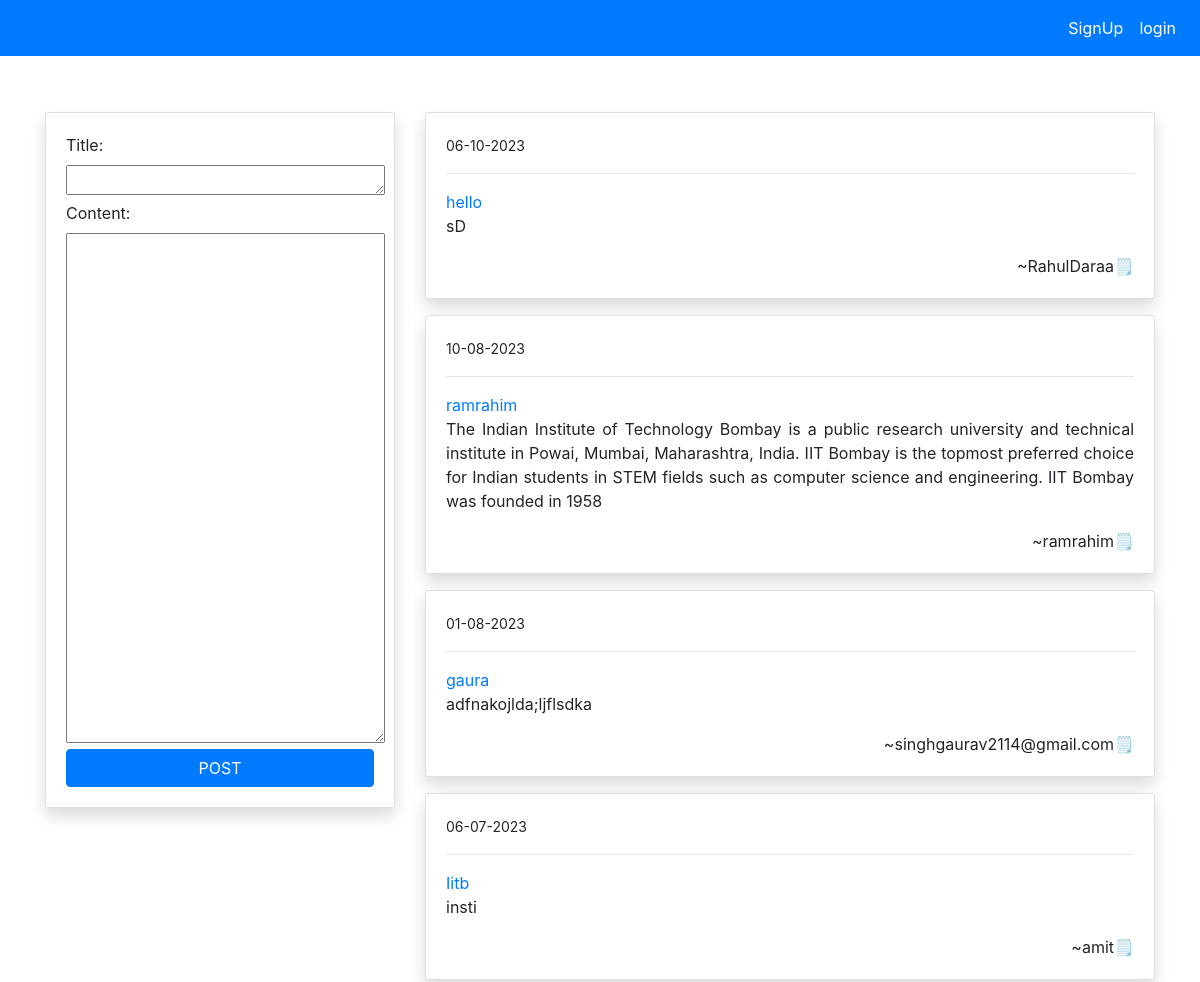
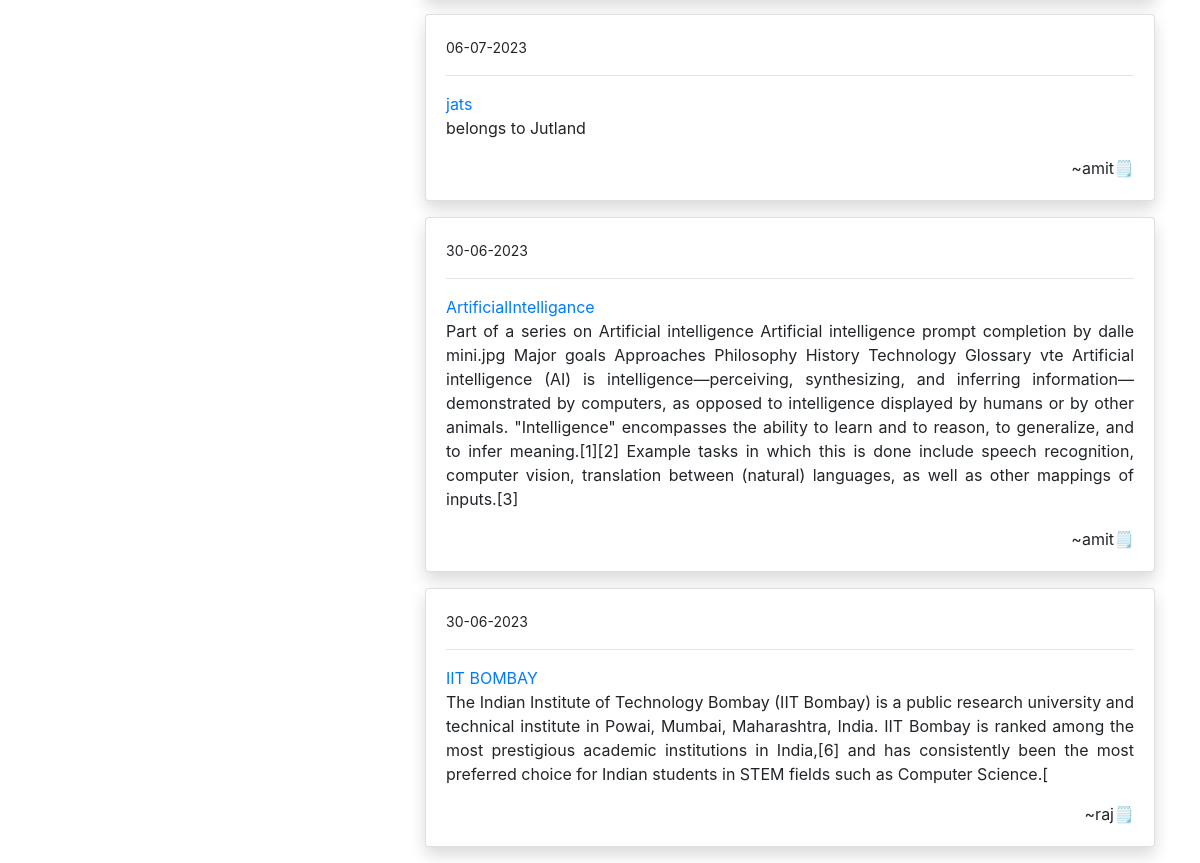
Page /blog on the committed database (2 pictures, top to bottom).
### blog/models.py (models this page shows, shortened)
class PostModel(models.Model):
    title=models.CharField(max_length=100)
    content=models.TextField()
    author=models.ForeignKey(User,on_delete=models.CASCADE)
    date_created=models.DateTimeField(auto_now_add=True)
    class Meta:
        ordering = ('-date_created',)

### blog/views.py (the view)
# urls.py: path('blog',views.index,name='blog-index'),
def index(request):
    posts=PostModel.objects.all()
    if request.method == 'POST':
        form=PostModelForm(request.POST)
        if form.is_valid():
            instance = form.save(commit=False)
            instance.author = request.user
            instance.save()
            return redirect('blog-index')
    else:
        form = PostModelForm()
    context={
        'posts':posts,
        'form':form
    }
    return render(request,'blog/index.html',context)

### blog/forms.py
class PostModelForm(forms.ModelForm):
    content = forms.CharField(widget=forms.Textarea(attrs={'rows':21,'cols':29}))
    title = forms.CharField(widget=forms.Textarea(attrs={'rows':1.5,'cols':29}))
    class Meta:
        model=PostModel
        fields=('title','content')

### templates/blog/index.html (shortened to what this page needs)
{% extends 'partials/base.html' %}
{% block content %}
<div class="container">
    <div class="row mt-5 pt-5">
        <div class="col-md-4">
            <div class="card my-3 shadow">
                <div class="card-body">
                    <form method="POST">
                        {{ form }}
                        <input class="btn btn-primary btn-block" type="submit" value="POST">
                    </div>
                </div>
            </div>
        <div class="col-md-8">
            {% for post in posts %}
            <div class='card shadow my-3'>
                <div class="card-body">
                    <div class="row">
                        <div class="col-md-12">
             <small>{{ post.date_created|date:"d-m-Y" }}</small>
                            <hr>
                        <a href="">{{ post.title}} </a>
                        <p class="text-justify">
                          {{ post.content}}</p>
                          <p class="float-right mb-0">~{{post.author}}🗒️</p>
                        </div>
                    </div>
                </div>
            </div>
            {% endfor %}
        </div>
    </div>
</div>
{% endblock %}

### templates/partials/base.html (shortened to what this page needs)
<!doctype html>
<html lang="en">
  <head>
    <link rel="stylesheet" href="https://cdn.jsdelivr.net/npm/bootstrap@4.6.2/dist/css/bootstrap.min.css">
    <link rel="stylesheet" href="static/style.css">
  </head>
  <body>
   {% include 'partials/nav.html' %}
   {% block content %}
    {% endblock %}
  </body>
</html>

### templates/partials/nav.html (shortened to what this page needs)
<nav class="navbar navbar-expand-lg navbar-primary bg-primary fixed-top">
  {% if request.user.is_authenticated %}
 <div class="container">
    <a class="navbar-brand text-white" href="{% url 'blog-index' %}">BLOGG</a>
    <button class="navbar-toggler" type="button" data-toggle="collapse" data-target="#navbarSupportedContent" aria-controls="navbarSupportedContent" aria-expanded="false" aria-label="Toggle navigation">
      <span class="navbar-toggler-icon"></span>
    </button>
  <div class="collapse navbar-collapse" id="navbarSupportedContent">
      <ul class="navbar-nav ml-auto">
        <li class="nav-item active">
          <a class="nav-link text-white" href="#">Welcome 🙎🏻‍♂️{{ user }} <span class="sr-only">(current)</span></a>
        </li>
        <li class="nav-item">
          <a class="nav-link text-white" href="{% url 'users-logout'%}">Logout</a>
        </li>
      </ul>
      {% else %}
      <ul class="navbar-nav ml-auto">
        <li class="nav-item active">
          <a class="nav-link text-white" href="{% url 'user-sign-up' %}">SignUp <span class="sr-only">(current)</span></a>
        </li>
        <li class="nav-item">
          <a class="nav-link text-white" href="{% url 'users-login' %}">login</a>
        </li>
      </ul>
{% endif %}
</nav>

### rows in the picture
PostModel: date_created "06-10-2023", title "hello", content "sD", author "RahulDaraa"
PostModel: date_created "10-08-2023", title "ramrahim", content "The Indian Institute of Technology Bombay is a public research university and technical institute in Powai, Mumbai, Maharashtra, India. IIT Bombay is the topmost preferred choice for Indian students in STEM fields such as computer science and engineering. IIT Bombay was founded in 1958", author "ramrahim"
PostModel: date_created "01-08-2023", title "gaura", content "adfnakojlda;ljflsdka", author "singhgaurav2114@gmail.com"
PostModel: date_created "06-07-2023", title "Iitb", content "insti", author "amit"
PostModel: date_created "06-07-2023", title "jats", content "belongs to Jutland", author "amit"
PostModel: date_created "30-06-2023", title "ArtificialIntelligance", content "Part of a series on Artificial intelligence Artificial intelligence prompt completion by dalle mini.jpg Major goals Approaches Philosophy History Technology Glossary vte Artificial intelligence (AI) is intelligence—perceiving, synthesizing, and inferring information—demonstrated by computers, as opposed to intelligence displayed by humans or by other animals. \"Intelligence\" encompasses the ability to learn and to reason, to generalize, and to infer meaning.[1][2] Example tasks in which this is done include speech recognition, computer vision, translation between (natural) languages, as well as other mappings of inputs.[3]", author "amit"
PostModel: date_created "30-06-2023", title "IIT BOMBAY", content "The Indian Institute of Technology Bombay (IIT Bombay) is a public research university and technical institute in Powai, Mumbai, Maharashtra, India. IIT Bombay is ranked among the most prestigious academic institutions in India,[6] and has consistently been the most preferred choice for Indian students in STEM fields such as Computer Science.[", author "raj"
